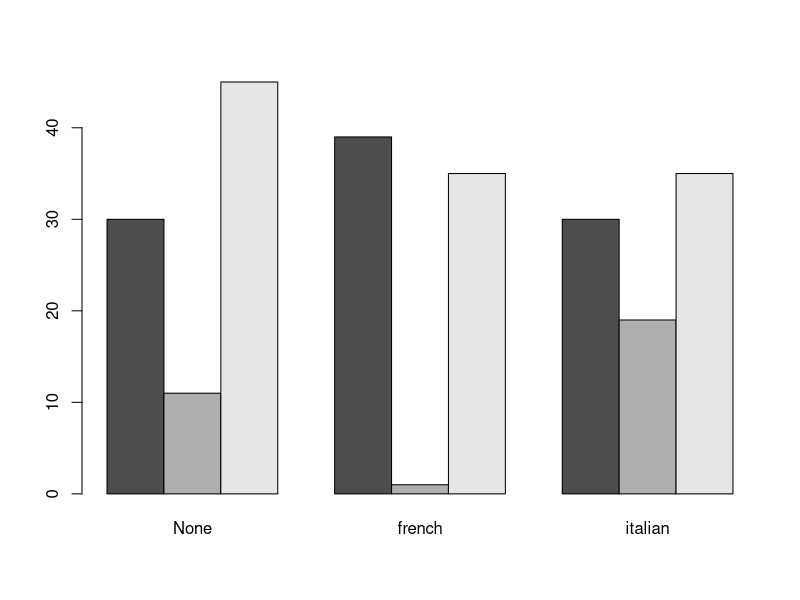
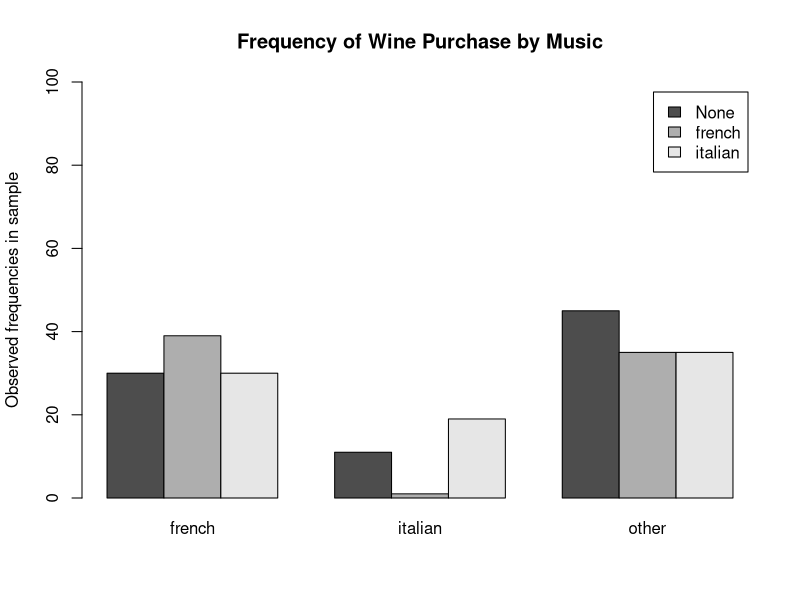

These figures' R source, in order:
## ---- chunk 1
knitr::opts_chunk$set(echo = FALSE)
## ---- chunk 2
row1 = c(30,39,30)
row2 = c(11,1,19)
row3 = c(45,35,35)
music.wine = rbind(row1,row2,row3)
dimnames(music.wine) = list(wine = c("french","italian","other"),
                            music=c("None","french","italian"))
music.wine
## ---- chunk 3
addmargins(music.wine)
## ---- chunk 4
prop.table(music.wine, 1) 
## ---- chunk 5
barplot(music.wine, beside = T)
## ---- chunk 6
barplot(t(music.wine), beside=T, legend=T, ylim=c(0,100),
        ylab="Observed frequencies in sample",
        main="Frequency of Wine Purchase by Music")
## ---- chunk 7
chisq.test(music.wine)
## ---- chunk 8
row1 = c(28,50)
row2 = c(11,3)
pet = rbind(row1,row2)
dimnames(pet) = list(survival = c("alive","dead"),
                            petownership=c("No","Yes"))
addmargins(pet)
prop.table(pet)
## ---- chunk 9
chisq.test(pet)
## ---- chunk 10
chisq.test(pet, correct = F)
## ---- chunk 11
chisq.test(pet)$expected
## ---- chunk 12
freqs = c(2, 2, 3, 8, 7, 2) # entered "down the columns"
shopping = matrix(freqs, nrow=2) #fills down columns by default
dimnames(shopping) = list(treatment=c("Celexa","placebo"),
                             outcome=c("worse","same","better"))
addmargins(prop.table(shopping))
## ---- chunk 13
chisq.test(shopping)
## ---- chunk 14
chisq.test(shopping)$expected
## ---- chunk 15
chisq.test(shopping, simulate.p.value=T)
## ---- chunk 16
fisher.test(shopping)
## ---- chunk 17
row1 = c(105,7,11)
row2 = c(58,5,13)
row3 = c(84,37,42)
row4 = c(37,16,17)
alcohol = rbind(row1,row2,row3,row4)
dimnames(alcohol) = list(alcohol = c("none","0.01-0.1","0.11-0.99","1.00 or more"), 
                            nicotine = c("None","1-15", "16 or more"))
alcohol
## ---- chunk 18
chisq.test(alcohol, correct = F)
## ---- chunk 19
chisq.test(alcohol)$expected
## ---- chunk 20
#install.packages("vcd")
library(vcd)
assocstats(music.wine)
## ---- chunk 21
#install.packages("vcd")
library(vcd)
assocstats(pet)
## ---- chunk 22
#install.packages("vcd")
library(vcd)
assocstats(shopping)
## ---- chunk 23
#install.packages("vcd")
library(vcd)
assocstats(alcohol)
## ---- chunk 24
tea<- matrix(c(3, 1, 1, 3), ncol= 2, 
             dimnames = list(Truth = c("Tea","Milk" ),
                        Lady_says = c("Tea first","Milk first")))
tea
## ---- chunk 25
fisher.test(tea)
## ---- chunk 26
fisher.test(tea, alternative = "greater")
## ---- chunk 27
RCT <- matrix(c(12,3,3,14), ncol= 2, 
             dimnames = list(Outcome = c("Better", "Worse" ),
                        Medicine = c("Magnesium", "Placebo")))

chisq.test(RCT)
## ---- chunk 28
chisq.test(RCT)$expected
## ---- chunk 29
fisher.test(RCT)
